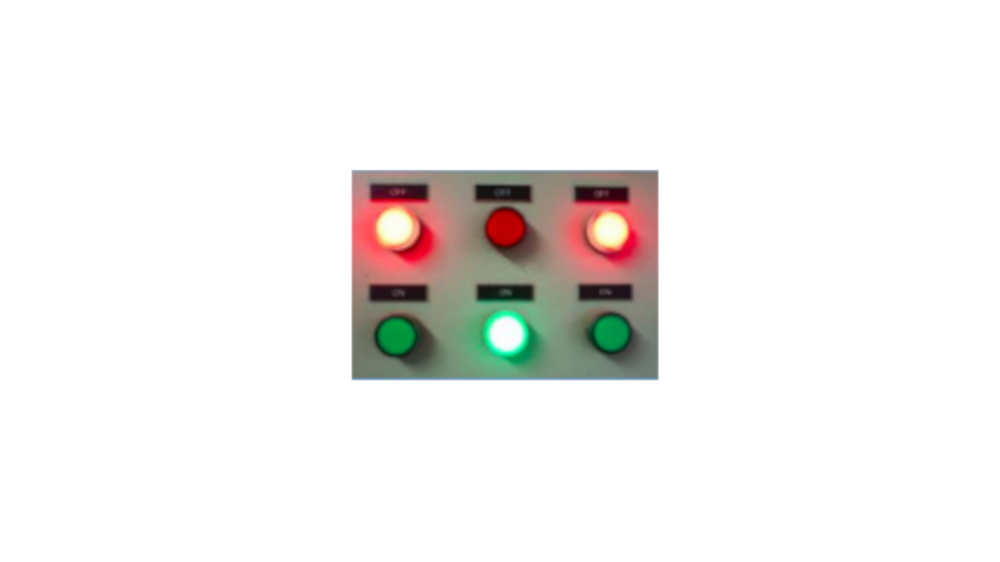
//> input picture src/Testes Visao/Painel (P)/painel.png, 1000 x 562 px, shrunk from 1366 x 768 before the run
$ ./Detecao_Painel_Imagem ../painel.png   (built with g++ and OpenCV 4)
//> lines starting //> are read from the running program, lines starting //| are printed output that depends on the picture; after the words box and inside, x2 and y2 are one past the last pixel; in counts of white or black regions, pixels touching at a corner belong together
#include <iostream>
#include <stdio.h>
#include <math.h>
#include "opencv2/highgui/highgui.hpp"
#include "opencv2/imgproc/imgproc.hpp"

using namespace cv;
using namespace std;

void ordenaCirculos(vector<Vec3f>& , vector<Vec3f>&);

int main( int argc, char** argv )
{
    Mat src;
    Mat imgGray, imgCircles;
    Mat imgHSV;
    long int count_num;
    int count_den;
    int lum_circulos[6];
    int leitura_painel[3];

    src = imread(argv[1]);
//> src is the input picture: 562 rows x 1000 cols, CV_8UC3; mean B, G, R 238, 239.6, 241.6
    imgCircles = src.clone();

    namedWindow("Imagem Original", CV_WINDOW_NORMAL);
    namedWindow("Circulos Detectados", CV_WINDOW_NORMAL);
    namedWindow("Imagem HSV", CV_WINDOW_NORMAL);

    cvtColor( src, imgGray, CV_BGR2GRAY );
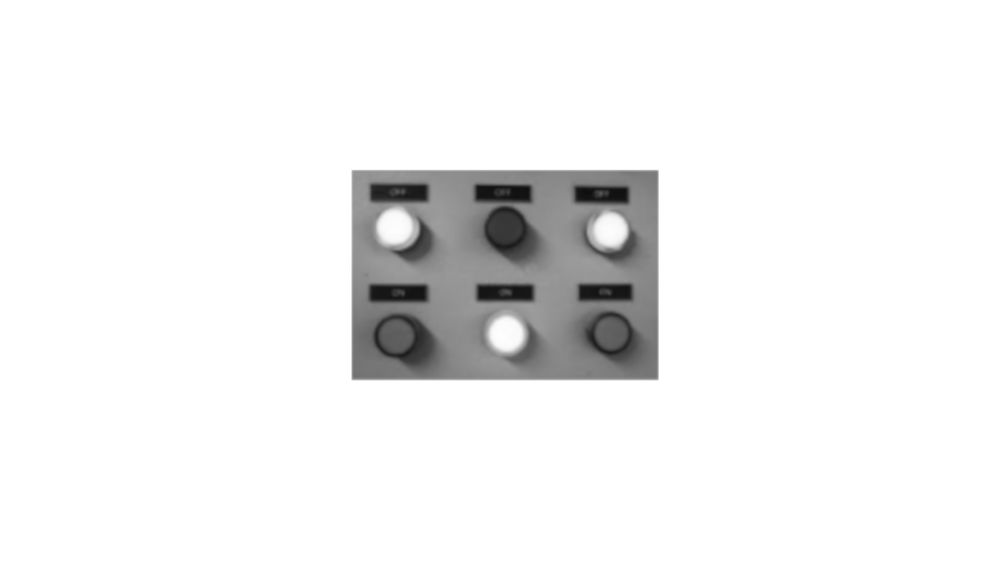
//> imgGray: 562 rows x 1000 cols, CV_8UC1; min 14, max 255, mean 240
    cvtColor( src, imgHSV, COLOR_BGR2HSV);
//> imgHSV: 562 rows x 1000 cols, CV_8UC3; mean H, S, V 6.6, 10.4, 243.6

    GaussianBlur( imgGray, imgGray, Size(9, 9), 2, 2 );
//> imgGray: 562 rows x 1000 cols, CV_8UC1; 8.26% of pixels changed, all inside (x1, y1, x2, y2) = (347, 166, 663, 385)

    vector<Vec3f> circles;
    vector<Vec3f> ordered_circles;
    Vec3b point_aux;

    /// Apply the Hough Transform to find the circles
    HoughCircles( imgGray, circles, CV_HOUGH_GRADIENT, 1, imgGray.rows/8, 50, 30, 0, 0 );
//> circles = 6 circles (x, y, radius): [610.5, 333.5, 22.2], [397.5, 227.5, 21.6], [505.5, 333.5, 18.1], [398.5, 346.5, 32.9], [504.5, 228.5, 22.3], [604.5, 232.5, 22.9]

    cout << "-> Numero de circulos detectados: " << circles.size() << endl;
//| -> Numero de circulos detectados: 6
    cout << endl;

    ordenaCirculos(circles, ordered_circles);
//> the loop in ordenaCirculos, `for( size_t i = 0; i < circles.size(); i++ )` made 6 passes
//> y_medio on passes 1 to 6: 333, 560, 893, 1239, 1467, 1699
//> after the loop in ordenaCirculos, `for( size_t i = 0; i < circles.size(); i++ )`: y_medio = 1699; i_min_1 = 3; i_min_2 = 1; i_max_1 = 0; i_max_2 = 5
//> in ordenaCirculos, `y_medio = y_medio / 6;`: y_medio = 283
//> the loop in ordenaCirculos, `for( size_t i = 0; i < circles.size(); i++ )` made 6 passes
//> ordered_circles = 6 items: [397.5, 227.5, 21.6], [504.5, 228.5, 22.3], [604.5, 232.5, 22.9], [610.5, 333.5, 22.2], [398.5, 346.5, 32.9], [610.5, 333.5, 22.2]

    for( size_t i = 0; i < circles.size(); i++ )
    {
        Point center(cvRound(ordered_circles[i][0]), cvRound(ordered_circles[i][1]));
        int radius = cvRound(ordered_circles[i][2]);
        // circle center
        circle( imgCircles, center, 3, Scalar(255,0,0), -1, 8, 0 );
        // circle outline
        circle( imgCircles, center, radius, Scalar(100,20,100), 3, 8, 0 );

        cout << "-> Informacoes circulo " << i << endl;
        cout << "     - Posicao: (" << center.x << " , " << center.y << " )" << endl;
        cout << "     - Raio: " << radius << endl;

        count_den = 0;
        count_num = 0;
        for ( int col = center.x - radius ; col <= center.x + radius; ++col )
        {
            for ( int row = center.y - radius; row <= center.y + radius; ++row )
            {
                if ( (pow(col - center.x,2) + pow(row - center.y,2)) <= pow(radius,2) )
                {
                    count_den++;

                    point_aux = imgHSV.at<Vec3b>(row,col);
                    //cout << (int) point_aux.val[2] << "  " << endl;
                    count_num += point_aux.val[2];
                }
            }
        }
        //cout << endl;
        //cout << "     - Numerador: " << count_num << endl;
        //cout << "     - Denominador: " << count_den << endl;
        if (count_den != 0)
            lum_circulos[i] = count_num / count_den;
        cout << "     - Luminosidade: " << lum_circulos[i] << endl;
    }
//> this loop made 6 passes
//> (center, radius, count_den, point_aux, count_num) on passes 1 to 6: (Point(398, 228), 22, 1517, [0, 176, 162], 374119), (Point(504, 228), 22, 1517, [174, 183, 96], 226028), (Point(604, 232), 23, 1653, [11, 148, 254], 388095), (Point(610, 334), 22, 1517, [90, 33, 62], 167888), (Point(398, 346), 33, 3409, [28, 48, 74], 354529), (Point(610, 334), 22, 1517, [90, 33, 62], 167888)
//| -> Informacoes circulo 0
//|      - Posicao: (398 , 228 )
//|      - Raio: 22
//|      - Luminosidade: 246
//> (the first 4 of 24 printed lines)
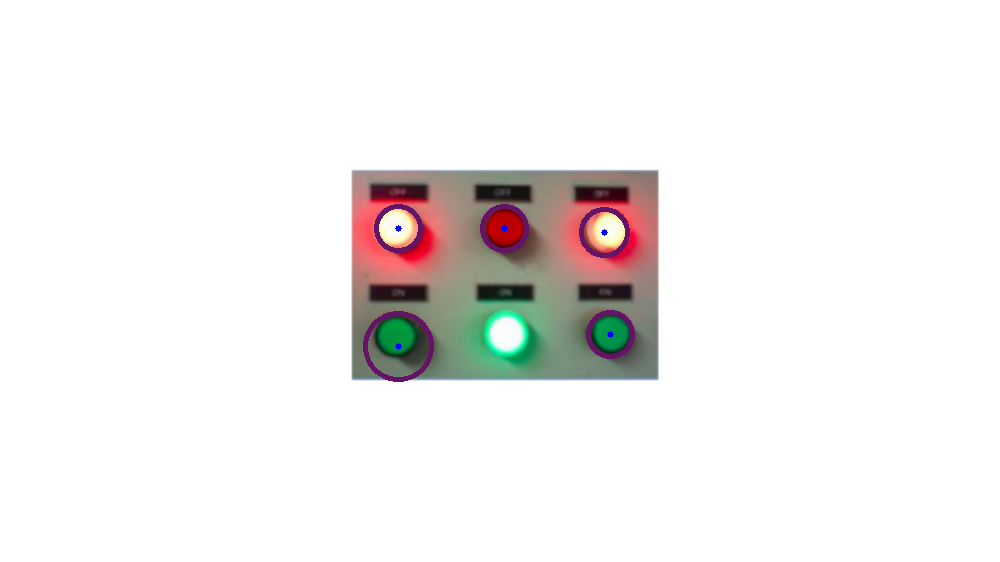
//> imgCircles: 562 rows x 1000 cols, CV_8UC3; 0.71% of pixels changed, all inside (x1, y1, x2, y2) = (363, 204, 635, 382)
//> after the loop, count_den = 1517; count_num = 167888

    cout << "-> Informacoes do painel " << endl;
    for( int i = 0, j = 3; i < 3; i++, j++)
    {
        if( lum_circulos[i] > lum_circulos[j])
            leitura_painel[i] = 1;
        else
            leitura_painel[i] = 0;

        if( leitura_painel[i] == 1)
            cout << "     - LIGADO" << endl;
        else
            cout << "     - DESLIGADO" << endl;
    }

    imshow("Imagem Original", src);
    imshow("Circulos Detectados", imgCircles);
    imshow("Imagem HSV", imgHSV);
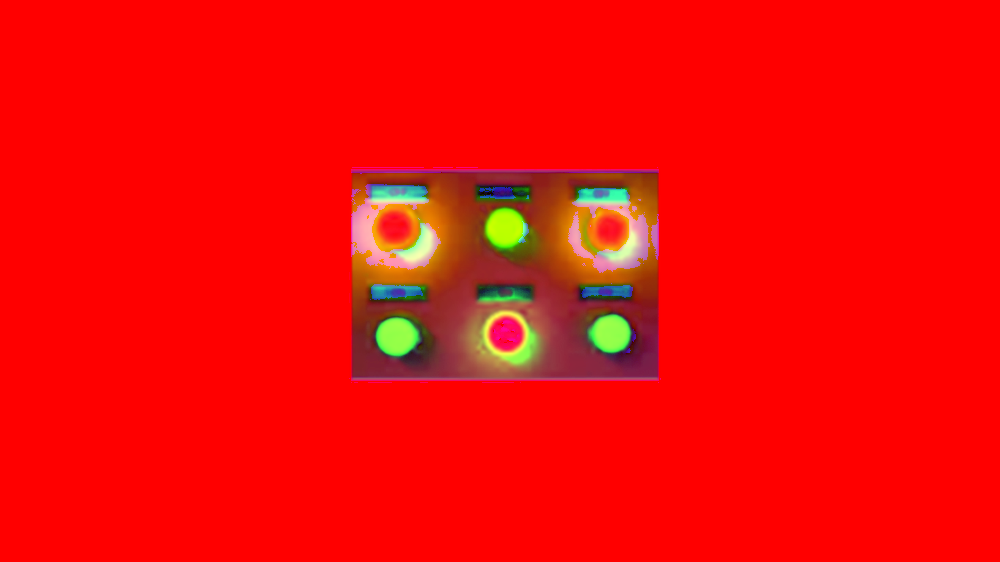
//> window 'Imagem HSV': 562 rows x 1000 cols, CV_8UC3; mean B, G, R 6.6, 10.4, 243.6

    waitKey(0);

    return 0;
}

void ordenaCirculos(vector<Vec3f>& circles, vector<Vec3f>& ordered_circles)
{
    int mapa[6];
    int y_medio = 0;
    int x_1 = 0;
    int i_min_1 = -1;
    int i_min_2 = -1;
    int x_2 = 0;
    int i_max_1 = -1;
    int i_max_2 = -1;

    for( size_t i = 0; i < circles.size(); i++ )
    {
        y_medio += circles[i][1];

        if(i_min_1 == -1)
            i_min_1 = i;
        else if(i_min_2 == -1)
            i_min_2 = i;
        else if(circles[i][0] < circles[i_min_1][0])
            i_min_1 = i;
        else if(circles[i][0] < circles[i_min_2][0])
            i_min_2 = i;

        if(i_max_1 == -1)
            i_max_1 = i;
        else if(i_max_2 == -1)
            i_max_2 = i;
        else if(circles[i][0] > circles[i_max_1][0])
            i_max_1 = i;
        else if(circles[i][0] > circles[i_max_2][0])
            i_max_2 = i;
    }

    y_medio = y_medio / 6;
    // [7 lines of commented-out code are left out]

    for( size_t i = 0; i < circles.size(); i++ )
    {
        if( circles[i][1] < y_medio )
        {
            if( circles[i][0] <= circles[i_min_2][0] )
                mapa[0] = i;
            else if( circles[i][0] >= circles[i_max_2][0] )
                mapa[2] = i;
            else
                mapa[1] = i;
        }
        else
        {
            if( circles[i][0] <= circles[i_min_2][0] )
                mapa[3] = i;
            else if( circles[i][0] >= circles[i_max_2][0] )
                mapa[5] = i;
            else
                mapa[4] = i;
        }

        //cout << "Mapa [ " << i << " ]: " << mapa[i] << endl;
    }

    Vec3f point_aux;
    for(int j=0; j<6; j++)
        ordered_circles.push_back(circles[mapa[j]]);
}
